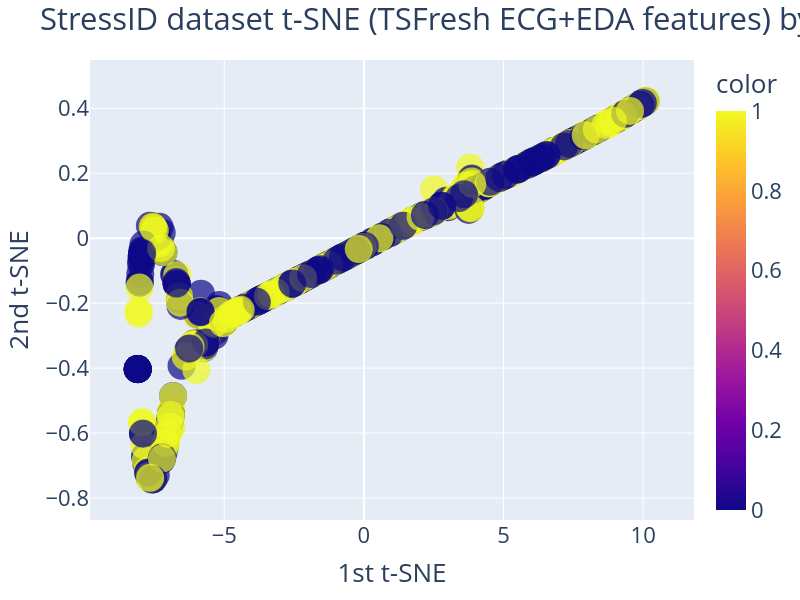
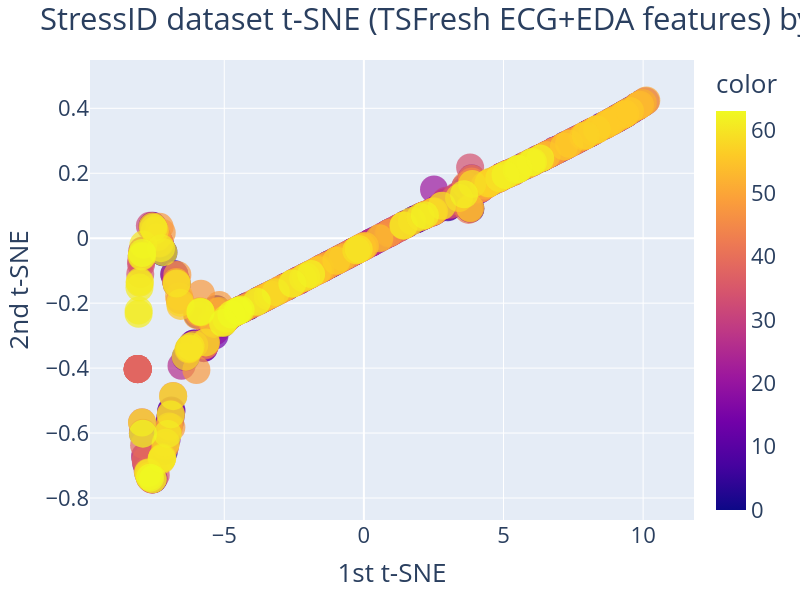
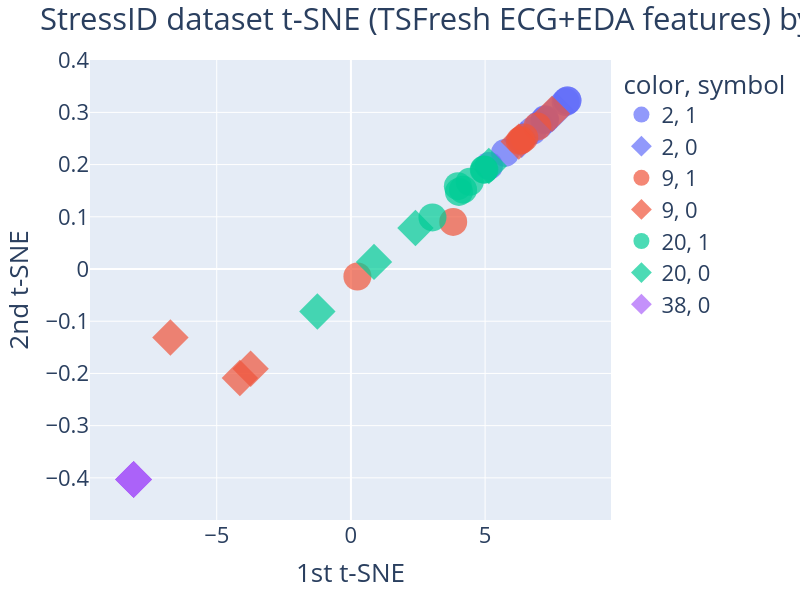

The notebook cell these images were saved under, in order:
### Code cell
# t-SNE in StressID
# Best N-comp=2, Perp=190 np.arange(10, 200, 10) X
si_Ncomp = 2
si_Perp = 190
BY_CLASS = False
colors = y if BY_CLASS else subjects_in_columns

si_tsne = TSNE(n_components=si_Ncomp, perplexity=si_Perp, random_state=RANDOM_STATE)
si_X_tsne = si_tsne.fit_transform(X)
display(si_tsne.kl_divergence_)

fig_cls = px.scatter(x=si_X_tsne[:, 0], y=si_X_tsne[:, 1], color=y, width=800, height=600, opacity=0.5)
fig_cls.update_layout(
    title="StressID dataset t-SNE (TSFresh ECG+EDA features) by Class",
    xaxis_title="1st t-SNE",
    yaxis_title="2nd t-SNE",
    font=dict(size=22),
)
fig_cls.update_traces(marker=dict(size=28, opacity=0.7), selector=dict(mode="markers"))
config["toImageButtonOptions"]["filename"] = "tSNE-tsFresh-ECGEDA-byclass"
fig_cls.show(config=config)

fig_subj = px.scatter(x=si_X_tsne[:, 0], y=si_X_tsne[:, 1], color=subjects_in_columns, width=800, height=600)
fig_subj.update_layout(
    title="StressID dataset t-SNE (TSFresh ECG+EDA features) by Subject",
    xaxis_title="1st t-SNE",
    yaxis_title="2nd t-SNE",
    font=dict(size=22),
)
fig_subj.update_traces(marker=dict(size=28, opacity=0.7), selector=dict(mode="markers"))
config["toImageButtonOptions"]["filename"] = "tSNE-tsFresh-ECGEDA-bysubject"
fig_subj.show(config=config)

# Picking a small sample of subjects to show
n_subjects = 4
subjects_to_show = np.random.choice(range(len(subject_to_group)), size=n_subjects)
subject_mask = [n in subjects_to_show for n in subjects_in_columns]
filtered_subjects_rows = [str(subject) for subject, flag in zip(subjects_in_columns, subject_mask) if flag]
filtered_classes_rows = [str(label) for label, flag in zip(y.values, subject_mask) if flag]

fig_subj = px.scatter(x=si_X_tsne[:, 0][subject_mask], y=si_X_tsne[:, 1][subject_mask], color=filtered_subjects_rows, symbol=filtered_classes_rows, width=800, height=600)
fig_subj.update_layout(
    title=f"StressID dataset t-SNE (TSFresh ECG+EDA features) by {n_subjects} Subject",
    xaxis_title="1st t-SNE",
    yaxis_title="2nd t-SNE",
    font=dict(size=22),
)
fig_subj.update_traces(marker=dict(size=28, opacity=0.7), selector=dict(mode="markers"))
config["toImageButtonOptions"]["filename"] = "tSNE-tsFresh-ECGEDA-by4subj"
fig_subj.show(config=config)

### Figure 1 — Plotly figure (JSON) as saved in the notebook; plotly's stock layout.template omitted (floating-point values rounded to 4 significant figures; data arrays with more than 128 entries replaced by an {"elided": "..."} marker saying what was removed)
{"data": [{"hovertemplate": "x=%{x}<br>y=%{y}<br>color=%{marker.color}<extra></extra>", "legendgroup": "", "marker": {"color": {"elided": "675 int values"}, "coloraxis": "coloraxis", "opacity": 0.7, "size": 28, "symbol": "circle"}, "mode": "markers", "name": "", "orientation": "v", "showlegend": false, "type": "scatter", "x": {"elided": "675 float values"}, "xaxis": "x", "y": {"elided": "675 float values"}, "yaxis": "y"}], "layout": {"coloraxis": {"colorbar": {"title": {"text": "color"}}, "colorscale": [[0, "#0d0887"], [0.1111, "#46039f"], [0.2222, "#7201a8"], [0.3333, "#9c179e"], [0.4444, "#bd3786"], [0.5556, "#d8576b"], [0.6667, "#ed7953"], [0.7778, "#fb9f3a"], [0.8889, "#fdca26"], [1, "#f0f921"]]}, "font": {"size": 22}, "height": 600, "legend": {"tracegroupgap": 0}, "margin": {"t": 60}, "title": {"text": "StressID dataset t-SNE (TSFresh ECG+EDA features) by Class"}, "width": 800, "xaxis": {"anchor": "y", "domain": [0, 1], "title": {"text": "1st t-SNE"}}, "yaxis": {"anchor": "x", "domain": [0, 1], "title": {"text": "2nd t-SNE"}}}}

### Figure 2 — Plotly figure (JSON) as saved in the notebook; plotly's stock layout.template omitted (floating-point values rounded to 4 significant figures; data arrays with more than 128 entries replaced by an {"elided": "..."} marker saying what was removed)
{"data": [{"hovertemplate": "x=%{x}<br>y=%{y}<br>color=%{marker.color}<extra></extra>", "legendgroup": "", "marker": {"color": {"elided": "675 int values"}, "coloraxis": "coloraxis", "opacity": 0.7, "size": 28, "symbol": "circle"}, "mode": "markers", "name": "", "orientation": "v", "showlegend": false, "type": "scatter", "x": {"elided": "675 float values"}, "xaxis": "x", "y": {"elided": "675 float values"}, "yaxis": "y"}], "layout": {"coloraxis": {"colorbar": {"title": {"text": "color"}}, "colorscale": [[0, "#0d0887"], [0.1111, "#46039f"], [0.2222, "#7201a8"], [0.3333, "#9c179e"], [0.4444, "#bd3786"], [0.5556, "#d8576b"], [0.6667, "#ed7953"], [0.7778, "#fb9f3a"], [0.8889, "#fdca26"], [1, "#f0f921"]]}, "font": {"size": 22}, "height": 600, "legend": {"tracegroupgap": 0}, "margin": {"t": 60}, "title": {"text": "StressID dataset t-SNE (TSFresh ECG+EDA features) by Subject"}, "width": 800, "xaxis": {"anchor": "y", "domain": [0, 1], "title": {"text": "1st t-SNE"}}, "yaxis": {"anchor": "x", "domain": [0, 1], "title": {"text": "2nd t-SNE"}}}}

### Figure 3 — Plotly figure (JSON) as saved in the notebook; plotly's stock layout.template omitted (floating-point values rounded to 4 significant figures)
{"data": [{"hovertemplate": "color=2<br>symbol=1<br>x=%{x}<br>y=%{y}<extra></extra>", "legendgroup": "2, 1", "marker": {"color": "#636efa", "opacity": 0.7, "size": 28, "symbol": "circle"}, "mode": "markers", "name": "2, 1", "orientation": "v", "showlegend": true, "type": "scatter", "x": [5.744, 8.068, 7.234, 7.212, 5.145, 8.001, 8.069, 7.016, 6.764], "xaxis": "x", "y": [0.2223, 0.3226, 0.2867, 0.2848, 0.1975, 0.3198, 0.3228, 0.2758, 0.2648], "yaxis": "y"}, {"hovertemplate": "color=2<br>symbol=0<br>x=%{x}<br>y=%{y}<extra></extra>", "legendgroup": "2, 0", "marker": {"color": "#636efa", "opacity": 0.7, "size": 28, "symbol": "diamond"}, "mode": "markers", "name": "2, 0", "orientation": "v", "showlegend": true, "type": "scatter", "x": [7.642, 6.363], "xaxis": "x", "y": [0.3038, 0.2477], "yaxis": "y"}, {"hovertemplate": "color=9<br>symbol=1<br>x=%{x}<br>y=%{y}<extra></extra>", "legendgroup": "9, 1", "marker": {"color": "#EF553B", "opacity": 0.7, "size": 28, "symbol": "circle"}, "mode": "markers", "name": "9, 1", "orientation": "v", "showlegend": true, "type": "scatter", "x": [0.2418, 6.294, 6.459, 3.811, 6.949, 6.348], "xaxis": "x", "y": [-0.01436, 0.2456, 0.2519, 0.09027, 0.273, 0.2468], "yaxis": "y"}, {"hovertemplate": "color=9<br>symbol=0<br>x=%{x}<br>y=%{y}<extra></extra>", "legendgroup": "9, 0", "marker": {"color": "#EF553B", "opacity": 0.7, "size": 28, "symbol": "diamond"}, "mode": "markers", "name": "9, 0", "orientation": "v", "showlegend": true, "type": "scatter", "x": [-6.726, 6.255, 7.492, -3.737, -4.138], "xaxis": "x", "y": [-0.1313, 0.244, 0.2971, -0.1911, -0.2088], "yaxis": "y"}, {"hovertemplate": "color=20<br>symbol=1<br>x=%{x}<br>y=%{y}<extra></extra>", "legendgroup": "20, 1", "marker": {"color": "#00cc96", "opacity": 0.7, "size": 28, "symbol": "circle"}, "mode": "markers", "name": "20, 1", "orientation": "v", "showlegend": true, "type": "scatter", "x": [4.975, 4.951, 4.428, 3.985, 3.038, 4.026, 4.179], "xaxis": "x", "y": [0.1905, 0.1902, 0.1671, 0.1586, 0.09873, 0.1477, 0.1521], "yaxis": "y"}, {"hovertemplate": "color=20<br>symbol=0<br>x=%{x}<br>y=%{y}<extra></extra>", "legendgroup": "20, 0", "marker": {"color": "#00cc96", "opacity": 0.7, "size": 28, "symbol": "diamond"}, "mode": "markers", "name": "20, 0", "orientation": "v", "showlegend": true, "type": "scatter", "x": [-1.249, 5.139, 2.404, 0.8613], "xaxis": "x", "y": [-0.0815, 0.1972, 0.0785, 0.01361], "yaxis": "y"}, {"hovertemplate": "color=38<br>symbol=0<br>x=%{x}<br>y=%{y}<extra></extra>", "legendgroup": "38, 0", "marker": {"color": "#ab63fa", "opacity": 0.7, "size": 28, "symbol": "diamond"}, "mode": "markers", "name": "38, 0", "orientation": "v", "showlegend": true, "type": "scatter", "x": [-8.099, -8.099, -8.099, -8.099, -8.099, -8.099, -8.099, -8.099, -8.099], "xaxis": "x", "y": [-0.4031, -0.4029, -0.4031, -0.403, -0.403, -0.4031, -0.403, -0.4031, -0.4031], "yaxis": "y"}], "layout": {"font": {"size": 22}, "height": 600, "legend": {"title": {"text": "color, symbol"}, "tracegroupgap": 0}, "margin": {"t": 60}, "title": {"text": "StressID dataset t-SNE (TSFresh ECG+EDA features) by 4 Subject"}, "width": 800, "xaxis": {"anchor": "y", "domain": [0, 1], "title": {"text": "1st t-SNE"}}, "yaxis": {"anchor": "x", "domain": [0, 1], "title": {"text": "2nd t-SNE"}}}}
